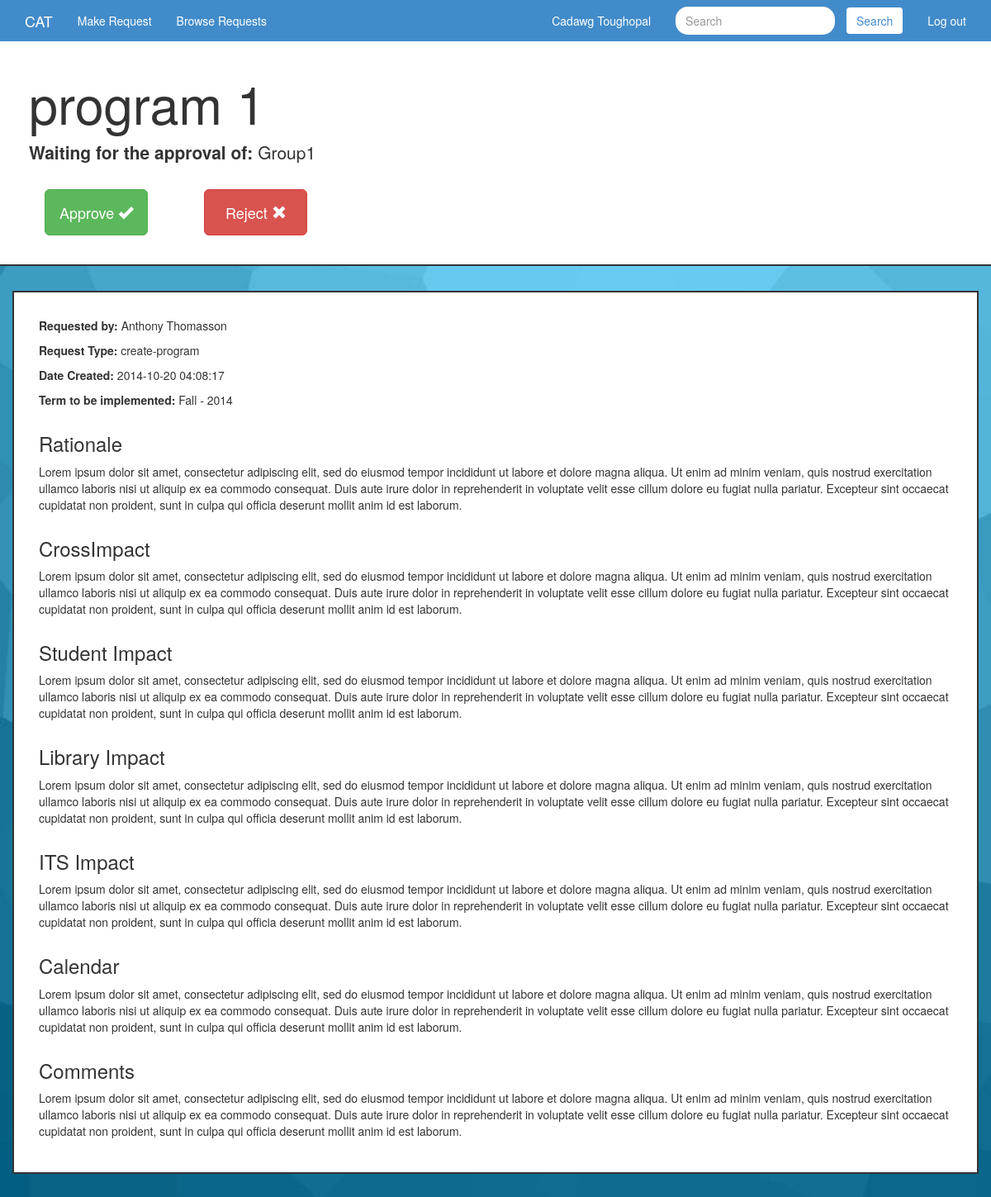
/Curriculum-Approval-System/singleRequest.php?request=58&type=create-program (signed in), run on the app's committed database.
### tables this page shows
CREATE TABLE `users` (
`userId` int(45) NOT NULL,
  `username` varchar(45) NOT NULL,
  `password` varchar(45) NOT NULL,
  `firstname` varchar(45) DEFAULT NULL,
  `lastname` varchar(45) DEFAULT NULL,
  `faculty` varchar(45) NOT NULL,
  `director` varchar(45) NOT NULL,
  `discipline` varchar(45) NOT NULL,
  `phone` varchar(45) NOT NULL,
  `email` varchar(45) NOT NULL,
  `title` varchar(45) NOT NULL
);

CREATE TABLE `createProgramRequest` (
  `id` int(11) NOT NULL,
  `programName` varchar(500) NOT NULL,
  `term` varchar(500) NOT NULL,
  `rationale` varchar(500) NOT NULL,
  `crossImpact` varchar(500) NOT NULL,
  `studentImpact` varchar(500) NOT NULL,
  `comments` varchar(500) NOT NULL,
  `calendar` varchar(500) NOT NULL,
  `libraryImpact` varchar(500) NOT NULL,
  `itsImpact` varchar(500) NOT NULL
);

CREATE TABLE `request` (
`id` int(45) NOT NULL,
  `userId` int(45) NOT NULL,
  `creationDate` timestamp NOT NULL DEFAULT CURRENT_TIMESTAMP,
  `state` varchar(45) NOT NULL,
  `currentApprover` tinyint(4) NOT NULL,
  `type` varchar(45) NOT NULL
);

### Curriculum-Approval-System/resources/class/userObj.php (called while the page is built, shortened)
<?php
class User
{
  private $firstname;
  private $lastname;
  public function loadCurrentUser()
  {
    if(isset($_SESSION['user']) && isset($_SESSION['password']))
    {
      $username = $_SESSION['user'];
      $password = $_SESSION['password'];
    }
    elseif(isset($_COOKIE['user']) && isset($_COOKIE['password']))
    {
      $username = $_COOKIE['user'];
      $password = $_COOKIE['password'];
    }
    if(isset($username) && isset($password))
    {
      $con = mysqli_connect(HOST, USERNAME, PASSWORD, DB_NAME) or die('Failed to connect to database');
      $username = mysqli_real_escape_string($con, $username);
      $result = mysqli_query($con, "SELECT * FROM users WHERE username = '$username'");
      $data = mysqli_fetch_assoc($result);
      if($username == $data["username"] && $password == $data["password"])
      {
        $this->firstname = $data["firstname"];
        $this->lastname = $data["lastname"];
        return TRUE;
      }
      else
        return FALSE;
    }
    return FALSE;
  }
  public function getFirstname() { return $this->firstname; }
  public function getLastname() { return $this->lastname; }
}
?>

### Curriculum-Approval-System/resources/class/requestObj.php (called while the page is built, shortened)
<?php
class Request
{
    protected $requestId;
    protected $creationDate;
    protected $state;
    protected $currentApprover;
    protected $type;
    protected $firstname;
    protected $lastname;
	public function getRequestId() { return $this->requestId; }
	public function getCreationDate() { return $this->creationDate; }
	public function getState() { return $this->state; }
    public function getCurrentApprover() { return $this->currentApprover; }
	public function getType() { return $this->type; }
    public function getFirstname() { return $this->firstname; }
    public function getLastname() { return $this->lastname; }
}
?>

### Curriculum-Approval-System/resources/class/createProgramObj.php (the view, shortened to what this page needs)
<?php
require_once(CLASS_PATH."requestObj.php");
class CreateProgramRequest extends Request
{
    private $programName;
    private $term;
    private $rationale;
    private $crossImpact;
    private $studentImpact;
    private $comments;
    private $calendar;
    private $libraryImpact;
    private $itsImpact;
	public function loadRequestFromId($id)
	{
		$con = mysqli_connect(HOST, USERNAME, PASSWORD, DB_NAME) or die('Failed to connect to database');
		$id = mysqli_real_escape_string($con, $id);
		$sql = "SELECT * FROM `users`, `request`, `createProgramRequest`
							WHERE request.id = '$id'
								AND request.id = createProgramRequest.id
								AND users.userId = request.userId";
		$result = mysqli_query($con, $sql);
      	$data = $result->fetch_assoc();
		$this->firstname = $data['firstname'];
		$this->lastname = $data['lastname'];
		$this->requestId = $data['id'];
		$this->creationDate = $data['creationDate'];
		$this->state = $data['state'];
		$this->currentApprover = $data['currentApprover'];
		$this->type = $data['type'];
		$this->programName = $data['programName'];
		$this->term = $data['term'];
		$this->rationale = $data['rationale'];
		$this->crossImpact = $data['crossImpact'];
		$this->studentImpact = $data['studentImpact'];
		$this->comments = $data['comments'];
		$this->calendar = $data['calendar'];
		$this->libraryImpact = $data['libraryImpact'];
		$this->itsImpact = $data['itsImpact'];
	}
	public function printRequestContent($user)
	{
		$approval = $this->verifyApprovalAccess($user);
		$requestContent = $this->printRequestJumbotron($approval);
		$requestContent .= $this->printRequestInfo();
		return $requestContent;
	}
	private function printRequestJumbotron($approval)
	{
		$requestJumbotron =
	                '<div class="jumbotron custom-jumbotron">
	                  <div class="container">
	                    <h1>'.$this->getProgramName().'</h1>';
		if($this->getState() == "in-progress")
		    $requestJumbotron .=
		                      '<p><strong>Waiting for the approval of: </strong>'.unserialize(MAJOR_CHANGE_STACK)[$this->getCurrentApprover()].'<p>';
		if($approval)
		{
		  	$requestJumbotron .=
							'<div class="row approval-btns">
								<div class="col-md-2 nav-btn-col">
									<p><a class="btn btn-primary btn-lg btn-success jumbotron-approval-btn" href="singleRequest.php?request='.$this->getRequestId().'&type='.$this->getType().'&submission=Approved" role="button">Approve   <span class="glyphicon glyphicon-ok" ></span></a></p>
								</div>
								<div class="col-md-2 nav-btn-col">
									<p><a class="btn btn-primary btn-lg btn-danger jumbotron-approval-btn" href="singleRequest.php?request='.$this->getRequestId().'&type='.$this->getType().'&submission=Denied" role="button">Reject   <span class="glyphicon glyphicon-remove" ></span></a></p>
								</div>
							</div>';
		}
		$requestJumbotron .=
		                  '</div>
		                </div>';
	    return $requestJumbotron;
	}
	private function printRequestInfo()
	{
		$requestContent =
	                    '<div class="container general-content">
	                    <p><strong>Requested by: </strong>'.$this->getFirstname()." ".$this->getLastname().'</p>
	                    <p><strong>Request Type: </strong>'.$this->getType().'</p>
	                    <p><strong>Date Created: </strong>'.$this->getCreationDate().'</p>
	                    <p><strong>Term to be implemented: </strong>'.$this->getTerm().'</p>';
		if($this->getRationale() != "")
			$requestContent .=
									'<div class="row">
										<div class="col-md-12">
							  				<h3>Rationale</h3>
							  				<p>'.$this->getRationale().'</p>
										</div>
									</div>';
		if($this->getCrossImpact() != "")
					$requestContent .=
								'<div class="row">
									<div class="col-md-12">
						  				<h3>CrossImpact</h3>
						  				<p>'.$this->getCrossImpact().'</p>
									</div>
								</div>';
		if($this->getStudentImpact() != "")
					$requestContent .=
								'<div class="row">
									<div class="col-md-12">
						  				<h3>Student Impact</h3>
						  				<p>'.$this->getStudentImpact().'</p>
									</div>
								</div>';
		if($this->getLibraryImpact() != "")
					$requestContent .=
								'<div class="row">
									<div class="col-md-12">
						  				<h3>Library Impact</h3>
						  				<p>'.$this->getLibraryImpact().'</p>
									</div>
								</div>';
		if($this->getItsImpact() != "")
					$requestContent .=
								'<div class="row">
									<div class="col-md-12">
						  				<h3>ITS Impact</h3>
						  				<p>'.$this->getItsImpact().'</p>
									</div>
								</div>';
		if($this->getCalendar() != "")
					$requestContent .=
								'<div class="row">
									<div class="col-md-12">
						  				<h3>Calendar</h3>
						  				<p>'.$this->getCalendar().'</p>
									</div>
								</div>';
		if($this->getComments() != "")
					$requestContent .=
								'<div class="row">
									<div class="col-md-12">
						  				<h3>Comments</h3>
						  				<p>'.$this->getComments().'</p>
									</div>
								</div>';
		$requestContent .= '</div>';
		return $requestContent;
	}
	public function getProgramName() { return $this->programName; }
	public function getTerm() { return $this->term; }
	public function getRationale() { return $this->rationale; }
	public function getCrossImpact() { return $this->crossImpact; }
	public function getStudentImpact() { return $this->studentImpact; }
	public function getComments() { return $this->comments; }
	public function getCalendar() { return $this->calendar; }
	public function getLibraryImpact() { return $this->libraryImpact; }
	public function getItsImpact() { return $this->itsImpact; }
}
?>

### Curriculum-Approval-System/resources/templates/navbar.php
<?php
function createNavbar($currentuser)
{
  $navbar = '<div class="navbar navbar-blue navbar-static-top" role="navigation">
              <div class="container">
              <div class="navbar-header">
                <a class="navbar-brand" href="index.php">CAT</a>
              </div>
              <div class="collapse navbar-collapse">
                <ul class="nav navbar-nav navbar-left navbar-menu">
                  <li class="active"><a href="generalNav.php?makeRequest=makeRequest">Make Request</a></li>
                  <li><a href="search.php?view=all">Browse Requests</a></li>
                </ul>
                <ul class="nav navbar-nav navbar-right current-user">
                  <li class="logout-btn">
                    <a href="index.php?logout=true">Log out</a>
                  </li>
                </ul>
                <form class="navbar-form navbar-right" action="search.php" method="GET" role="search">
                  <div class="form-group">
                    <input name="searchParam" type="text" class="form-control search-nav" placeholder="Search">
                    <button type="submit" class="btn btn-default search-btn">Search</button>
                  </div>
                </form>
                <ul class="nav navbar-nav navbar-right current-user">
                   <li>
                      <span>'.
                        $currentuser->getFirstname().' '.$currentuser->getLastname()
                      .'</span>
                    </li>
                </ul>
              </div>
              </div>
            </div>';
  return $navbar;
}
?>

### Curriculum-Approval-System/resources/css/custom.css (style rules this page uses)
.navbar-blue { background-color: #428bca; border-bottom: none; margin-bottom: 0px; }
.navbar-nav a, .navbar-brand, .navbar-brand:hover { color: white; }
.current-user span { display: block; padding: 15px; color: white; }
.search-nav { border: none; border-radius: 15px; }
.search-btn { color: #428bca; border: none; margin-left: 10px; }
.custom-jumbotron { padding: 20px; border-bottom: 2px solid #333333; background-color: white; }
.nav-btn-col { text-align: center; margin-top: 15px; }
.jumbotron-approval-btn { padding: 15px; margin-top: 0px; font-size: 18px; width: 125px; }
.main-body { background: url(../img/background/main.jpg) no-repeat center center fixed; -webkit-background-size: cover; -moz-background-size: cover; -o-background-size: cover; background-size: cover; }
h1, h2, h3 { font-weight: 200; }
.general-content { background-color: white; border: 2px solid #333333; padding: 30px; margin-bottom: 30px; }

### data on the page
users: firstname "Cadawg", lastname "Toughopal"
users: createprogramrequest.programName "program 1", request.currentApprover "Group1", firstname "Anthony", lastname "Thomasson", request.type "create-program", request.creationDate "2014-10-20 04:08:17", createprogramrequest.term "Fall - 2014", createprogramrequest.rationale "Lorem ipsum dolor sit amet, consectetur adipiscing elit, sed do eiusmod tempor incididunt ut labore et dolore magna aliqua. Ut enim ad minim veniam, quis nostrud exercitation ullamco laboris nisi ut aliquip ex ea commodo consequat. Duis aute irure dolor in reprehenderit in voluptate velit esse cillum dolore eu fugiat nulla pariatur. Excepteur sint occaecat cupidatat non proident, sunt in culpa qui officia deserunt mollit anim id est laborum.", createprogramrequest.crossImpact "Lorem ipsum dolor sit amet, consectetur adipiscing elit, sed do eiusmod tempor incididunt ut labore et dolore magna aliqua. Ut enim ad minim veniam, quis nostrud exercitation ullamco laboris nisi ut aliquip ex ea commodo consequat. Duis aute irure dolor in reprehenderit in voluptate velit esse cillum dolore eu fugiat nulla pariatur. Excepteur sint occaecat cupidatat non proident, sunt in culpa qui officia deserunt mollit anim id est laborum.", createprogramrequest.studentImpact "Lorem ipsum dolor sit amet, consectetur adipiscing elit, sed do eiusmod tempor incididunt ut labore et dolore magna aliqua. Ut enim ad minim veniam, quis nostrud exercitation ullamco laboris nisi ut aliquip ex ea commodo consequat. Duis aute irure dolor in reprehenderit in voluptate velit esse cillum dolore eu fugiat nulla pariatur. Excepteur sint occaecat cupidatat non proident, sunt in culpa qui officia deserunt mollit anim id est laborum.", createprogramrequest.libraryImpact "Lorem ipsum dolor sit amet, consectetur adipiscing elit, sed do eiusmod tempor incididunt ut labore et dolore magna aliqua. Ut enim ad minim veniam, quis nostrud exercitation ullamco laboris nisi ut aliquip ex ea commodo consequat. Duis aute irure dolor in reprehenderit in voluptate velit esse cillum dolore eu fugiat nulla pariatur. Excepteur sint occaecat cupidatat non proident, sunt in culpa qui officia deserunt mollit anim id est laborum.", createprogramrequest.itsImpact "Lorem ipsum dolor sit amet, consectetur adipiscing elit, sed do eiusmod tempor incididunt ut labore et dolore magna aliqua. Ut enim ad minim veniam, quis nostrud exercitation ullamco laboris nisi ut aliquip ex ea commodo consequat. Duis aute irure dolor in reprehenderit in voluptate velit esse cillum dolore eu fugiat nulla pariatur. Excepteur sint occaecat cupidatat non proident, sunt in culpa qui officia deserunt mollit anim id est laborum.", createprogramrequest.calendar "Lorem ipsum dolor sit amet, consectetur adipiscing elit, sed do eiusmod tempor incididunt ut labore et dolore magna aliqua. Ut enim ad minim veniam, quis nostrud exercitation ullamco laboris nisi ut aliquip ex ea commodo consequat. Duis aute irure dolor in reprehenderit in voluptate velit esse cillum dolore eu fugiat nulla pariatur. Excepteur sint occaecat cupidatat non proident, sunt in culpa qui officia deserunt mollit anim id est laborum.", createprogramrequest.comments "Lorem ipsum dolor sit amet, consectetur adipiscing elit, sed do eiusmod tempor incididunt ut labore et dolore magna aliqua. Ut enim ad minim veniam, quis nostrud exercitation ullamco laboris nisi ut aliquip ex ea commodo consequat. Duis aute irure dolor in reprehenderit in voluptate velit esse cillum dolore eu fugiat nulla pariatur. Excepteur sint occaecat cupidatat non proident, sunt in culpa qui officia deserunt mollit anim id est laborum."
